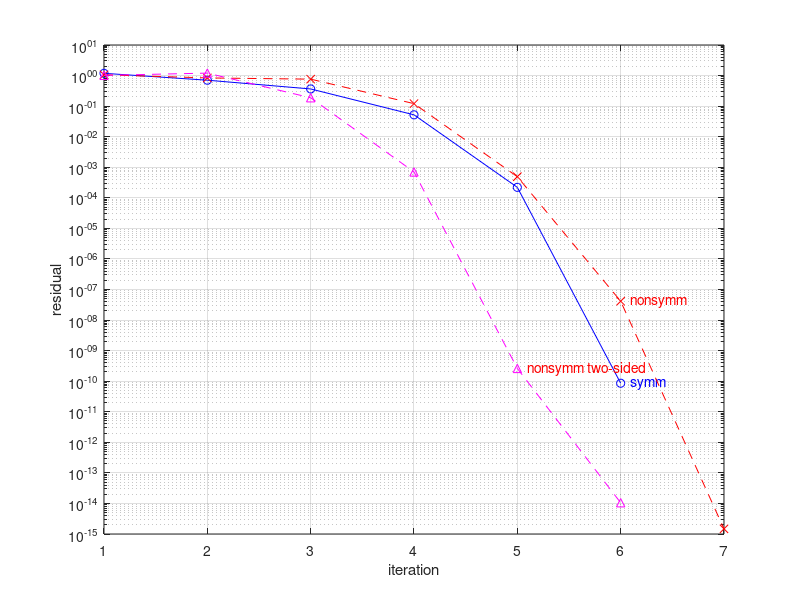

MATLAB code for this plot: (Note: this script raises an error after producing the figure.)
%% Rayleigh quotient iteration for an operator
% Nick Hale and Yuji Nakatsukasa, March 2017

%%
% (Chebfun example ode-eig/RayleighQuotient.m)

%% 1. Symmetric matrix
% The Rayleigh quotient iteration (RQI) is a well-known algorithm for computing
% an eigenpair of a matrix $A$ (symmetric or nonsymmetric). Using an approximate
% $\tilde\lambda$ and approximate eigenvector $\tilde x$ (normalized s.t.
% $\|\tilde x\|_2=1$), it updates the approximate eigenvector via one step of
% the shifted-and-inverted power method, $\tilde x:=(A-\tilde\lambda
% I)^{-1}\tilde x$, which is of course computed by solving a linear system (then
% normalized again). The approximate eigenvalue is then updated via the Rayleigh
% quotient (hence the name of the algorithm) $\tilde\lambda = \tilde x^\ast
% A\tilde x$. Under mild assumptions, by repeating the process, $\tilde x$
% converges to an eigenvector, usually to the one corresponding to the
% eigenvalue the initial $\tilde\lambda$ is closest to. The convergence of RQI
% is known to be asymptotically cubic when $A$ is symmetric [1, Sec. 4.6], and
% otherwise quadratic.

%%
% Here is an example showing cubic convergence for a random symmetric $10\times
% 10$ matrix. (Note that we sacrifice some efficiency in computing $Au$ in the
% residual computation for the sake of clarity. This could easily be avoided.)

rng(10)                                      % choose a random number seed
tol = 1e-10;
n = 10;
A = randn(n); A = A'+A;                      % symmetric matrix
I = eye(size(A));                            % identity matrix

% Initial guesses:
disp('lam:')
lam = A(end,end); disp(lam)                  % seek eigenvalue near lam
u = rand(n,1);  u = u/norm(u);               % random guess
res = norm(A*u - lam*u)/norm(A*u);           % initial residual

% Rayleigh quotient iteration:
while ( res(end) > tol )
    u = (A - lam*I)\u; u = u/norm(u);        % core RQI
    lam = u'*A*u; disp(lam)                  % update Rayleigh quotient
    res = [res; norm(A*u-lam*u)/norm(A*u)];  % store residual
end
res

%% 2. Nonsymmetric matrix
% Next let's try a nonsymmetric matrix. The convergence becomes quadratic. 

A = randn(n);                                 % nonsymmetric matrix
% Initial guesses:
disp('lam:')
lam = A(end,end); disp(lam)                   % seek eigenvalue near lam
u = rand(n,1)+1i*randn(n,1); u = u/norm(u);   % random guess (eigval can be complex)
res2 = norm(A*u - lam*u)/norm(A*u);           % initial residual

% Rayleigh quotient iteration:
while ( res2(end) > tol )
    u = (A - lam*I)\u; u = u/norm(u);         % core RQI
    lam = u'*A*u; disp(lam)                   % update Rayleigh quotient
    res2 = [res2; norm(A*u-lam*u)/norm(A*u)]; % store residual
end
res2

%%
% We can recover the cubic convergence by using the (conjugate) transpose and
% running a two-sided Rayleigh quotient iteration. Note that the algorithm is
% equivalent to RQI when $A$ is symmetric.

A = randn(n);                                 % nonsymmetric matrix
% Initial guesses:
disp('lam:')
lam = A(end,end); disp(lam)                   % seek eigenvalue near lam
u = rand(n,1)+1i*randn(n,1); u = u/norm(u);   % random guess for right evec
v = rand(n,1);  v = v/norm(v);                % random guess for left evec
res3 = norm(A*u - lam*u)/norm(A*u);           % initial residual

% two-sided Rayleigh quotient iteration: 
while ( res3(end) > tol )
    u = (A -lam*I)\u; u = u/norm(u);          % core RQI
    v = (A'-lam*I)\v; v = v/norm(v);          % core RQI for left eigvec    
    lam = (v'*A*u)/(v'*u); disp(lam)          % update Rayleigh quotient
    res3 = [res3; norm(A*u-lam*u)/norm(A*u)]; % store residual
end
res3

% Plot convergence rates:
semilogy(res, 'b-o'), hold on
text(length(res) + .1, res(end), 'symm', 'color', 'b')
semilogy(res2, 'r--x' )
text(length(res2) - .9, res2(end-1), 'nonsymm', 'color', 'r')
semilogy(res3, 'm--^' )
text(length(res3) - .9, res3(end-1), 'nonsymm two-sided', 'color', 'r')
xlabel('iteration'), ylabel('residual')
grid on, hold off

%% 3. Selfadjoint linear operator
% Now we explore the use of RQI for a linear operator, represented by a chebop.
% Let us consider the selfadjoint operator $Au = -u''$ with selfadjoint
% Dirichlet boundary conditions $u(-\pi/2) = u(\pi/2) = 0$. As an initial guess
% we use a random function generated by the randnfun command. Notice that the
% code for the RQI is almost identical to the matrix case above! (This is
% enabled by a new Chebfun feature that allows additions of chebops, along with
% eye(A) for the identity operator on the domain of A).

dom = [-pi/2, pi/2];
A = chebop(@(u) -diff(u, 2), dom, 0);       % self-adjoint operator
I = eye(A);                                 % identity on dom; equivalent
                                            % to I = chebop(@(u)u,dom)

% Initial guesses:
disp('lam:')
lam = 3.8; disp(lam)                        % seek eigenvalue near lam 
u = randnfun(.1, 1, dom);  u = u/norm(u);   % random guess for eigenfunction
res = norm(A*u-lam*u)/norm(A*u);            % initial residual

% Rayleigh quotient iteration:
while ( res(end) > tol )
    u = (A-lam*I)\u; u = u/norm(u);         % core RQI
    lam = u'*A*u; disp(lam)                 % update Rayleigh quotient
    res = [res; norm(A*u-lam*u)/ ...
       norm(A*u)+norm(A.bc(u))];            % store residual
end

%%
% From the residual output, we can guess that the convergence is cubic (it is
% actually too fast to verify).

res

%% 5. Non-selfadjoint linear operator
% Now consider the non-selfadjoint operator $Au = -u'' + u' + u$, again with
% zero Dirichlet boundary conditions:

dom = [-pi/2, pi/2];
x = chebfun('x',dom);
A = chebop(@(x,u) -diff(u,2) + diff(u) + u, dom, 0);
I = eye(A);

% Initial guesses:
disp('lam:')
lam = 1; disp(lam)
u = randnfun(.1, 1, dom); u = u/norm(u);
res2 = norm(A*u-lam*u)/norm(A*u);           % initial residual

% Rayleigh quotient iteration:
while ( res2(end) > tol)
    u = (A-lam*I)\u; u = u/norm(u);         % core RQI
    lam = u'*A*u; disp(lam)                 % update Rayleigh quotient
    res2 = [res2; norm(A*u-lam*u)/...
        norm(A*u)+norm(A.bc(u))];           % store residual
end

%%
% From the residual output, we can see that here the convergence is quadratic:

res2

%%
% As before, let's try to improve the convergence to cubic. This involves the
% adjoint, which plays the role of the conjugate transpose in the matrix case.

% Initial guesses:
disp('lam:')
lam = 1; disp(lam)
u = randnfun(.1, 1, dom); u = u/norm(u);    % random guess for right eigfunc
v = randnfun(.1, 1, dom); v = v/norm(v);    % random guess for left eigfunc
res3 = norm(A*u-lam*u) / norm(A*u);

% Rayleigh quotient iteration:
while ( res3(end) > tol)
    u = (A -lam*I)\u; u = u/norm(u);        % core RQI
    v = (A'-lam*I)\v; v = v/norm(v);        % adjoint RQI    
    lam = v'*(A*u)/(v'*u); disp(lam)        % update Rayleigh quotient
    res3 = [res3; norm(A*u-lam*u)/...
        norm(A*u)+norm(A.bc(u))];           % store residual   
end

res3

%% 5. Convergence rates
% RQI appears to have computed eigenpairs for both operators, selfadjoint and
% non-selfadjoint. Now let's examine the convergence rates by plotting the
% residual convergence.

semilogy(res, 'b-o'), hold on
text(length(res) + .1, res(end), 'selfadj', 'color', 'b')
semilogy(res2, 'r--x' )
text(length(res2) - .9, res2(end-1), 'non-selfadj', 'color', 'r')   
semilogy(res3, 'm--^' )
text(length(res3) - .9, res3(end-1), 'non-selfadj two-sided', 'color', 'm')   
xlabel('iteration'), ylabel('residual')
grid on

%% 6. References
%
% 1. B. N. Parlett, _The Symmetric Eigenvalue Problem_, SIAM, 1996.
